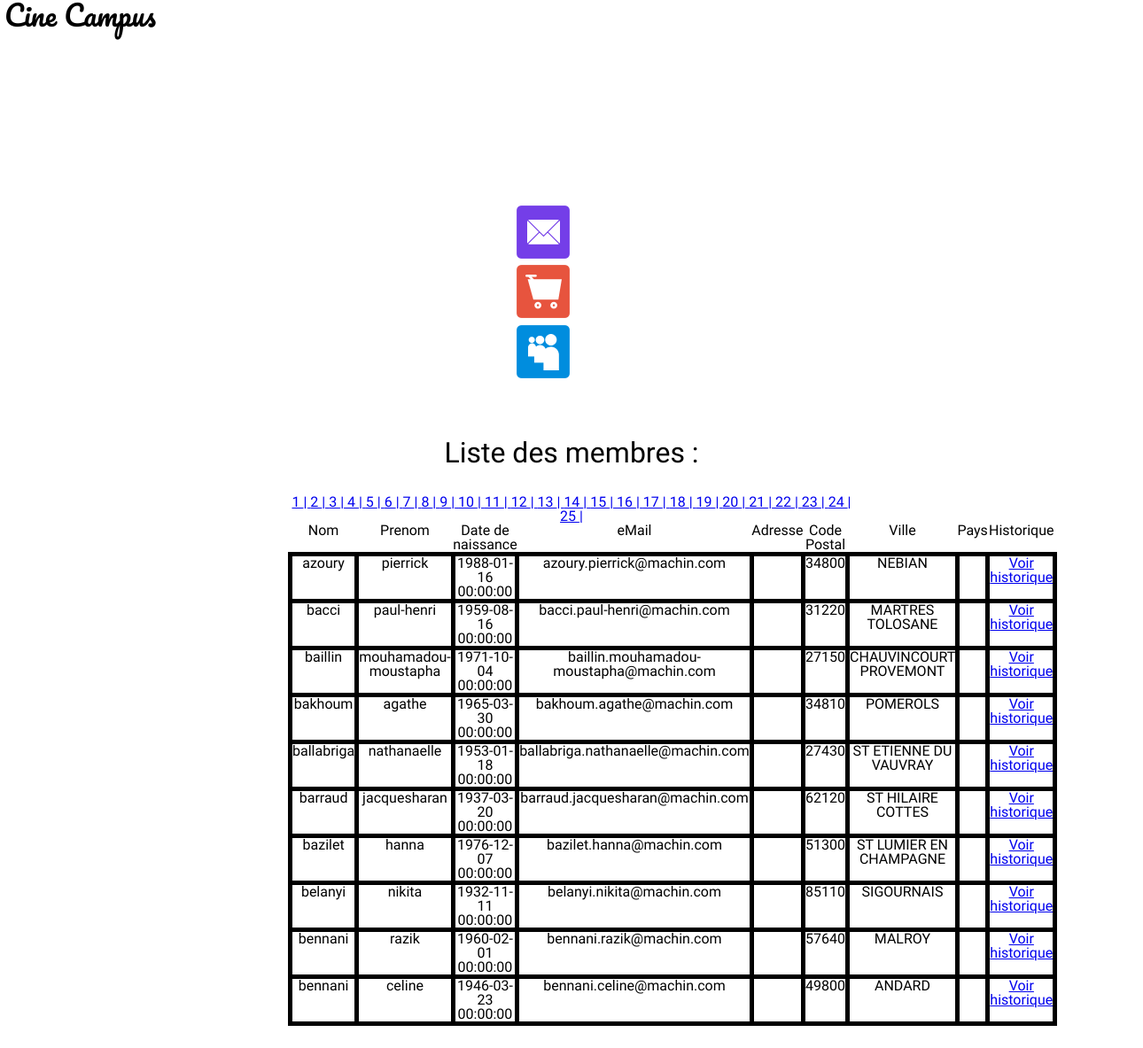
Page /view/membre.php?page=2 on the committed database.
### tables this page shows
CREATE TABLE `tp_fiche_personne` (
  `id_perso` int(11) NOT NULL,
  `nom` varchar(255) NOT NULL,
  `prenom` varchar(255) NOT NULL,
  `date_naissance` datetime NOT NULL,
  `email` varchar(255) NULL,
  `adresse` varchar(255) NOT NULL,
  `cpostal` varchar(255) NULL,
  `ville` varchar(255)  NULL,
  `pays` varchar(255)  NULL,
    PRIMARY KEY(`id_perso`)
);

### controllers/AboHistorique.php (the view, shortened to what this page needs)
        <?php
function listeMembre($bdd)
{
    $sql = "SELECT COUNT(*) AS \"numLigne\" FROM tp_fiche_personne";
    $requete = $bdd->query($sql);
    $data= $requete->fetch();
    $numLigne = $data['numLigne'];
    $elementParPage = 10;
    $nbreTotalPage = ceil($numLigne/$elementParPage);
    if (isset($_GET['page']) && $_GET['page']>0 && $_GET['page']<=$nbreTotalPage) {
        $numPage = $_GET['page'];
    }
    else
    {
        $numPage = 1;
    }
    for ($i = 1; $i <= $nbreTotalPage; $i++) {
        ?><a href="membre.php?page=<?= $i ?>"><?= $i . " | " ?></a>
        <?php
    }
    $num = ($numPage-1)*$elementParPage;
    $sql = 'SELECT * FROM tp_fiche_personne INNER JOIN tp_membre ON tp_membre.id_fiche_perso = tp_fiche_personne.id_perso ORDER BY tp_fiche_personne.nom ASC LIMIT ' . $num .',' . $elementParPage;
    $requete = $bdd->prepare($sql);
    $requete->execute();
    $result = $requete->fetchAll();
    foreach ($result as $value) {
        ?>
        <tr>
            <td><?php echo $value["nom"];?></td>
            <td><?php echo $value["prenom"];?></td>
            <td><?php echo $value["date_naissance"];?></td>
            <td><?php echo $value["email"];?></td>
            <td><?php echo $value["adresse"];?></td>
            <td><?php echo $value["cpostal"];?></td>
            <td><?php echo $value["ville"];?></td>
            <td><?php echo $value["pays"];?></td>
            <td><a href="historique.php?id_perso=<?= $value['id_perso'] ?>">Voir historique</a></td>
        </tr>
        <?php
    }
}
        ?>

### media/css/my_style.css (style rules this page uses)
html, body, div, span, applet, object, iframe, h1, h2, h3, h4, h5, h6, p, blockquote, pre, a, abbr, acronym, address, big, cite, code, del, dfn, em, img, ins, kbd, q, s, samp, small, strike, strong, sub, sup, tt, var, b, u, i, center, dl, dt, dd, ol, ul, li, fieldset, form, label, legend, table, caption, tbody, tfoot, thead, tr, th, td, article, aside, canvas, details, embed, figure, figcaption, footer, header, hgroup, menu, nav, output, ruby, section, summary, time, mark, audio, video { margin: 0; padding: 0; border: 0; font-size: 100%; font: inherit; vertical-align: baseline; }
article, aside, details, figcaption, figure, footer, header, hgroup, menu, nav, section { display: block; }
body { line-height: 1; }
ol, ul { list-style: none; }
body { width: 100%; }
header h1 { font-family: 'Pacifico', cursive; font-size: 2em; margin-bottom: 5%; }
header nav { clear: left; margin: auto; width: 10%; }
header a { height:64px; width:64px; display:inline-block; position:relative; }
header .home a { background: url(../img/home.png) no-repeat; }
header .search a { background: url(../img/search.png) no-repeat; }
header .contact a { background: url(../img/mailback.png) no-repeat; }
header .abonnement a { background: url(../img/abonnement.png) no-repeat; }
header .membre a { background: url(../img/membre.png) no-repeat; }
table tr td { margin: auto; border: 5px solid black; width: 5%; font-size: 1em; }

### rows in the picture
tp_fiche_personne: nom "azoury", prenom "pierrick", date_naissance "1988-01-16 00:00:00", email "azoury.pierrick@machin.com", cpostal "34800", ville "NEBIAN"
tp_fiche_personne: nom "bacci", prenom "paul-henri", date_naissance "1959-08-16 00:00:00", email "bacci.paul-henri@machin.com", cpostal "31220", ville "MARTRES TOLOSANE"
tp_fiche_personne: nom "baillin", prenom "mouhamadou-moustapha", date_naissance "1971-10-04 00:00:00", email "baillin.mouhamadou-moustapha@machin.com", cpostal "27150", ville "CHAUVINCOURT PROVEMONT"
tp_fiche_personne: nom "bakhoum", prenom "agathe", date_naissance "1965-03-30 00:00:00", email "bakhoum.agathe@machin.com", cpostal "34810", ville "POMEROLS"
tp_fiche_personne: nom "ballabriga", prenom "nathanaelle", date_naissance "1953-01-18 00:00:00", email "ballabriga.nathanaelle@machin.com", cpostal "27430", ville "ST ETIENNE DU VAUVRAY"
tp_fiche_personne: nom "barraud", prenom "jacquesharan", date_naissance "1937-03-20 00:00:00", email "barraud.jacquesharan@machin.com", cpostal "62120", ville "ST HILAIRE COTTES"
tp_fiche_personne: nom "bazilet", prenom "hanna", date_naissance "1976-12-07 00:00:00", email "bazilet.hanna@machin.com", cpostal "51300", ville "ST LUMIER EN CHAMPAGNE"
tp_fiche_personne: nom "belanyi", prenom "nikita", date_naissance "1932-11-11 00:00:00", email "belanyi.nikita@machin.com", cpostal "85110", ville "SIGOURNAIS"
tp_fiche_personne: nom "bennani", prenom "razik", date_naissance "1960-02-01 00:00:00", email "bennani.razik@machin.com", cpostal "57640", ville "MALROY"
tp_fiche_personne: nom "bennani", prenom "celine", date_naissance "1946-03-23 00:00:00", email "bennani.celine@machin.com", cpostal "49800", ville "ANDARD"
